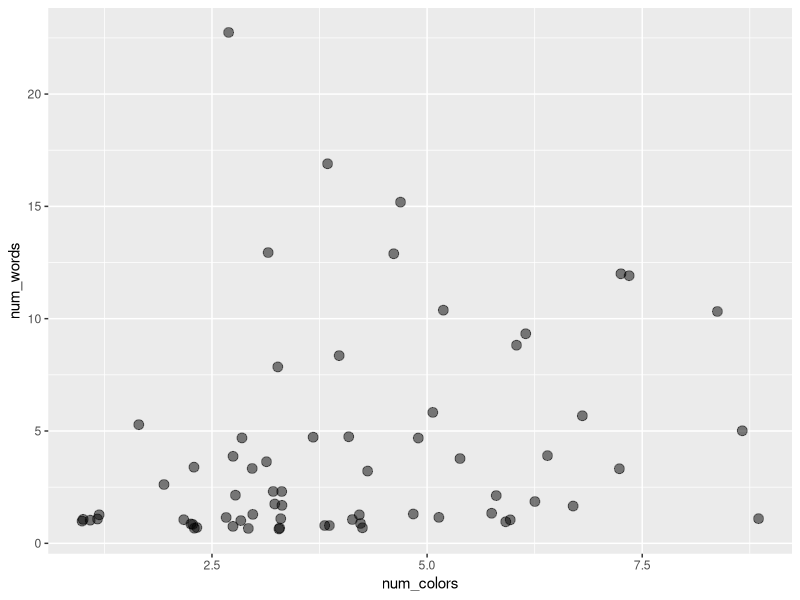
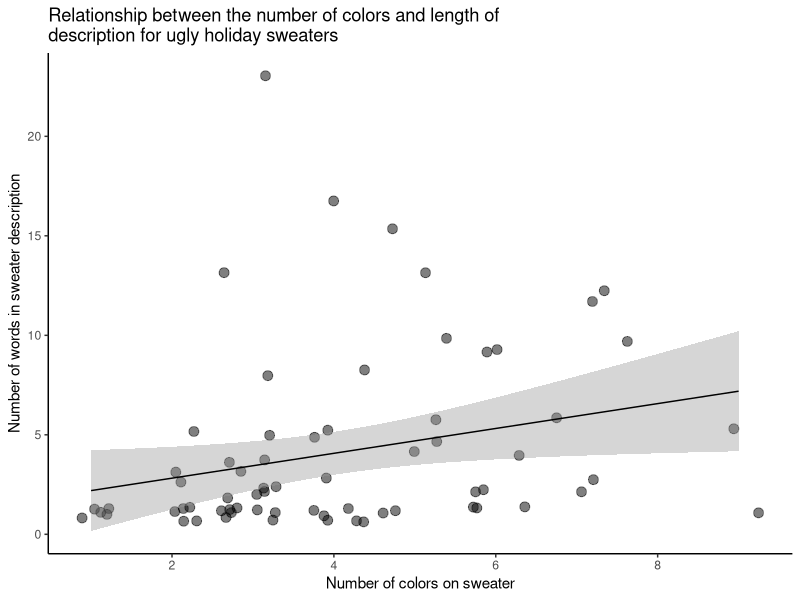

Write the R code that produced these figures, in order.

##~~~~~~~~~~~~~~~~~~~~~~~~~~~~~~~~~~~~~~~~~~~~~~~~~~~~~~~~~~~~~~~~~~~~~~~~~~~~~~
##~~~~~~~~~~~~~~~~~~~~~~~~~~~~~~~~~~~~~~~~~~~~~~~~~~~~~~~~~~~~~~~~~~~~~~~~~~~~~~
##                                                                            ~~
##                        STEP 1: LOAD PACKAGES & DATA                      ----
##                                                                            ~~
##~~~~~~~~~~~~~~~~~~~~~~~~~~~~~~~~~~~~~~~~~~~~~~~~~~~~~~~~~~~~~~~~~~~~~~~~~~~~~~
##~~~~~~~~~~~~~~~~~~~~~~~~~~~~~~~~~~~~~~~~~~~~~~~~~~~~~~~~~~~~~~~~~~~~~~~~~~~~~~

#..........................load packages.........................

library(tidyverse)

#..........................read in data..........................

sweaters <- read_csv("ugly_sweaters.csv") %>% 
  dplyr::filter(hs_tf == "Yes") # filter data for those that actually report having a sweater

##~~~~~~~~~~~~~~~~~~~~~~~~~~~~~~~~~~~~~~~~~~~~~~~~~~~~~~~~~~~~~~~~~~~~~~~~~~~~~~
##~~~~~~~~~~~~~~~~~~~~~~~~~~~~~~~~~~~~~~~~~~~~~~~~~~~~~~~~~~~~~~~~~~~~~~~~~~~~~~
##                                                                            ~~
##                        STEP 2: WRANGLE/PROCESS DATA                      ----
##                                                                            ~~
##~~~~~~~~~~~~~~~~~~~~~~~~~~~~~~~~~~~~~~~~~~~~~~~~~~~~~~~~~~~~~~~~~~~~~~~~~~~~~~
##~~~~~~~~~~~~~~~~~~~~~~~~~~~~~~~~~~~~~~~~~~~~~~~~~~~~~~~~~~~~~~~~~~~~~~~~~~~~~~

#.....................wrangle sweater colors.....................
# 1) tidy colors (1 color per row)
# 2) group by sweater ID
# 3) calculate how many colors each sweater has on it

tidy_colors <- sweaters %>% 
  tidyr::separate_rows(colors, sep = ", ") %>% 
  tidyr::separate_rows(colors, sep = " and ") %>% 
  dplyr::group_by(sweater) %>% 
  dplyr::summarize(num_colors = length(sweater))

#..................wrangle sweater descriptions..................
# 1) tidy descriptions (1 word per row)
# 2) group by sweater ID
# 3) calculate how many colors each sweater has on it

tidy_descriptions <- sweaters %>% 
  tidyr::separate_rows(image_desc, sep = " ") %>% 
  dplyr::group_by(sweater) %>% 
  dplyr::summarize(num_words = length(sweater))

#........................join data frames.........................

tidy_counts <- dplyr::full_join(tidy_descriptions, tidy_colors)

##~~~~~~~~~~~~~~~~~~~~~~~~~~~~~~~~~~~~~~~~~~~~~~~~~~~~~~~~~~~~~~~~~~~~~~~~~~~~~~
##~~~~~~~~~~~~~~~~~~~~~~~~~~~~~~~~~~~~~~~~~~~~~~~~~~~~~~~~~~~~~~~~~~~~~~~~~~~~~~
##                                                                            ~~
##                           STEP 3: VISUALIZE DATA                         ----
##                                                                            ~~
##~~~~~~~~~~~~~~~~~~~~~~~~~~~~~~~~~~~~~~~~~~~~~~~~~~~~~~~~~~~~~~~~~~~~~~~~~~~~~~
##~~~~~~~~~~~~~~~~~~~~~~~~~~~~~~~~~~~~~~~~~~~~~~~~~~~~~~~~~~~~~~~~~~~~~~~~~~~~~~

#....................create basic scatterplot....................

simple_plot <- ggplot(tidy_counts, aes(x = num_colors, y = num_words)) +
  geom_jitter(size = 3, alpha = 0.5) 

simple_plot

#..............create slightly fancier scatterplot...............

fancy_plot <- ggplot(tidy_counts, aes(x = num_colors, y = num_words)) +
  geom_jitter(size = 3, alpha = 0.5) +
  scale_x_continuous(breaks = seq(from = 2, to = 8, by = 2)) +
  geom_smooth(method = lm, se = TRUE, size = 0.5, color = "black") +
  labs(x = "Number of colors on sweater", 
       y = "Number of words in sweater description",
       title = str_wrap("Relationship between the number of colors and length of description for ugly holiday sweaters", 60)) +
  theme_classic()

fancy_plot
